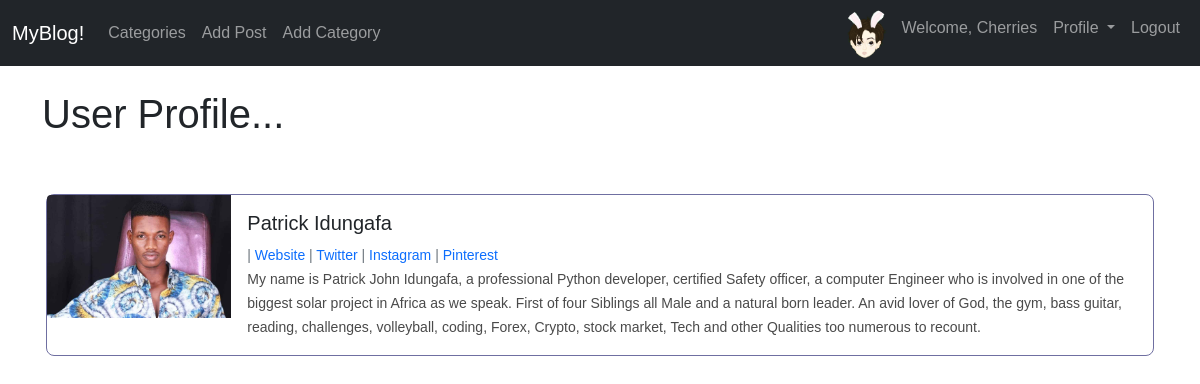
/members/1/profile/ (signed in), run on the app's committed database.
### myblog/models.py (models this page shows, shortened)
class Profile(models.Model):
    user = models.OneToOneField(User, null=True, on_delete=models.CASCADE)
    bio = models.TextField()
    profile_pic = models.ImageField(null=True, blank=True, upload_to="images/profile/")
    website_url = models.CharField(max_length=255, null=True, blank=True)
    fb_url = models.CharField(max_length=255, null=True, blank=True)
    twitter_url = models.CharField(max_length=255, null=True, blank=True)
    instagram_url = models.CharField(max_length=255, null=True, blank=True)
    pinterest_url = models.CharField(max_length=255, null=True, blank=True)
    def __str__(self):
        return str(self.user)

### members/views.py (the view)
# urls.py: path('<int:pk>/profile/', ShowProfilePageView.as_view(), name='show_profile_page'),
class ShowProfilePageView(DetailView):
    model = Profile
    template_name = 'registration/user_profile.html'
    def get_context_data(self, *args, **kwargs):
        context = super(ShowProfilePageView, self).get_context_data(*args, **kwargs)
        page_user = get_object_or_404(Profile, id=self.kwargs['pk'])
        context["page_user"] = page_user
        return context

### members/templates/registration/user_profile.html (shortened to what this page needs)
{% extends 'base.html' %}
{% load static %}
{% block content %}
<h1>User Profile...</h1>
<br/><br/>
<div class="card mb-3">
    <div class="row g-0">
      <div class="col-md-2">
        {% if page_user.profile_pic %}
          <img src="{{ page_user.profile_pic.url }}" class="img-fluid rounded-start" alt="writer image">
        {% else %}
          <img src="{% static 'default_img/default.png' %}" class="img-fluid rounded-start" alt="writer image">
        {% endif %}
       </div>
      <div class="col-md-10">
        <div class="card-body">
          <h5 class="card-title">
            {{ page_user.user.first_name }}
            {{ page_user.user.last_name }}
          </h5>
          <p class="small text-muted">
            {% if page_user.website_url %}
              | <a href="{{ page_user.website_url }}">Website</a>
            {% endif %}
            {% if page_user.twitter_url %}
              | <a href="{{ page_user.twitter_url }}">Twitter</a>
            {% endif %}
            {% if page_user.instagram_url %}
              | <a href="{{ page_user.instagram_url }}">Instagram</a>
            {% endif %}
            {% if page_user.pinterest_url %}
              | <a href="{{ page_user.pinterest_url }}">Pinterest</a>
            {% endif %}
          </p>
          <p class="card-text">{{ page_user.bio }}</p>
        </div>
      </div>
    </div>
  </div>
{% endblock %}

### myblog/templates/base.html (shortened to what this page needs)
{% load cms_tags menu_tags sekizai_tags %}
{% load static %}
<!doctype html>
<html lang="en">
  <head>
    <link href="https://cdn.jsdelivr.net/npm/bootstrap@5.1.0/dist/css/bootstrap.min.css" rel="stylesheet">
    <link href="{% static 'main.css' %}" rel="stylesheet">
  </head>
  <body>
    <nav class="navbar navbar-expand-lg navbar-dark bg-dark">
      <div class="container-fluid">
        <a class="navbar-brand" href="{% url 'home' %}">MyBlog!</a>
        <div class="collapse navbar-collapse" id="navbarSupportedContent">
          <ul class="navbar-nav me-auto mb-2 mb-lg-0">
            {% if cat_menu %}
            <li class="nav-item dropdown">
              <a class="nav-link dropdown-toggle" href="#" id="navbarDropdown" role="button" data-bs-toggle="dropdown" aria-expanded="false">
                Categories
              </a>
              <ul class="dropdown-menu" aria-labelledby="navbarDropdown">
                {% for item in cat_menu %}
                  <li><a class="dropdown-item" href="{% url 'category' item|slugify %}">{{ item }}</a></li>
                {% endfor %}
              </ul>
            </li>
            {% else %}
              <li class="nav-item">
                <a class="nav-link" href="{% url 'category-list' %}">Categories</a>
              </li>
            {% endif %}
            {% if user.is_authenticated %}
              <li class="nav-item">
                <a class="nav-link" href="{% url 'add_post' %}">Add Post</a>
              </li>
              <li class="nav-item">
                <a class="nav-link" href="{% url 'add_category' %}">Add Category</a>
              </li>
            {% endif %}
          </ul>
          <ul class="navbar-nav ml-auto mb-2 mb-lg-0">
            {% if user.is_authenticated %}
              <li class="nav-item">
                {% if user.profile.profile_pic %}
                  <a class="nav-link" href="#">
                    <img src="{{ user.profile.profile_pic.url }}" class="rounded-circle" alt="" width=5
                    height=5>
                  </a>
                {% else %}
                  <img src="{% static 'default_img/default.png' %}" class="rounded-circle" alt="" width=5 height=5/>
                {% endif %}
              </li>
              <li class="nav-item">
                <a class="nav-link" href="{% url 'show_profile_page' user.profile.id %}">Welcome, {{ user.username }}</a>
              </li>
              <li class="nav-item dropdown">
                <a class="nav-link dropdown-toggle" href="#" id="navbarDropdown" role="button" data-bs-toggle="dropdown" aria-expanded="false">
                  Profile
                </a>
              </li>
              <li class="nav-item">
                <a class="nav-link" href="{% url 'logout' %}">Logout</a>
              </li>
            {% endif %}
          </ul>
        </div>
      </div>
    </nav>
    <br/>
    <div class="container">
      {% block content %}
      {% endblock %}
    </div>
  </body>
</html>

### myblog/static/main.css (style rules this page uses)
body { font-family: 'Poppins', sans-serif; overflow-x: hidden; text-rendering: optimizeLegibility; -webkit-font-smoothing: antialiased; -moz-osx-font-smoothing: grayscale; }
.card { height: 100%; border-radius: 8px; border: 1px solid rgb(111, 111, 161); margin: 8px 4px; }
p { margin-bottom: 0px; font-size: 14px; font-weight: 300; color: #4a4a4a; line-height: 24px; }
a { text-decoration: none!important; }
ul { padding: 0; margin: 0; list-style: none; }
h1,h2,h3,h4,h5,h6 { margin: 0px; }
.rounded-circle { width: 50px; height: 50px; }

### data on the page
Profile: profile_pic (picture), user.first_name "Patrick", user.last_name "Idungafa", bio "My name is Patrick John Idungafa, a professional Python developer, certified Safety officer, a computer Engineer who is involved in one of the biggest solar project in Africa as we speak. First of four Siblings all Male and a natural born leader. An avid lover of God, the gym, bass guitar, reading, challenges, volleyball, coding, Forex, Crypto, stock market, Tech and other Qualities too numerous to recount."

### other printed values
{{ user.username }} "Cherries"
